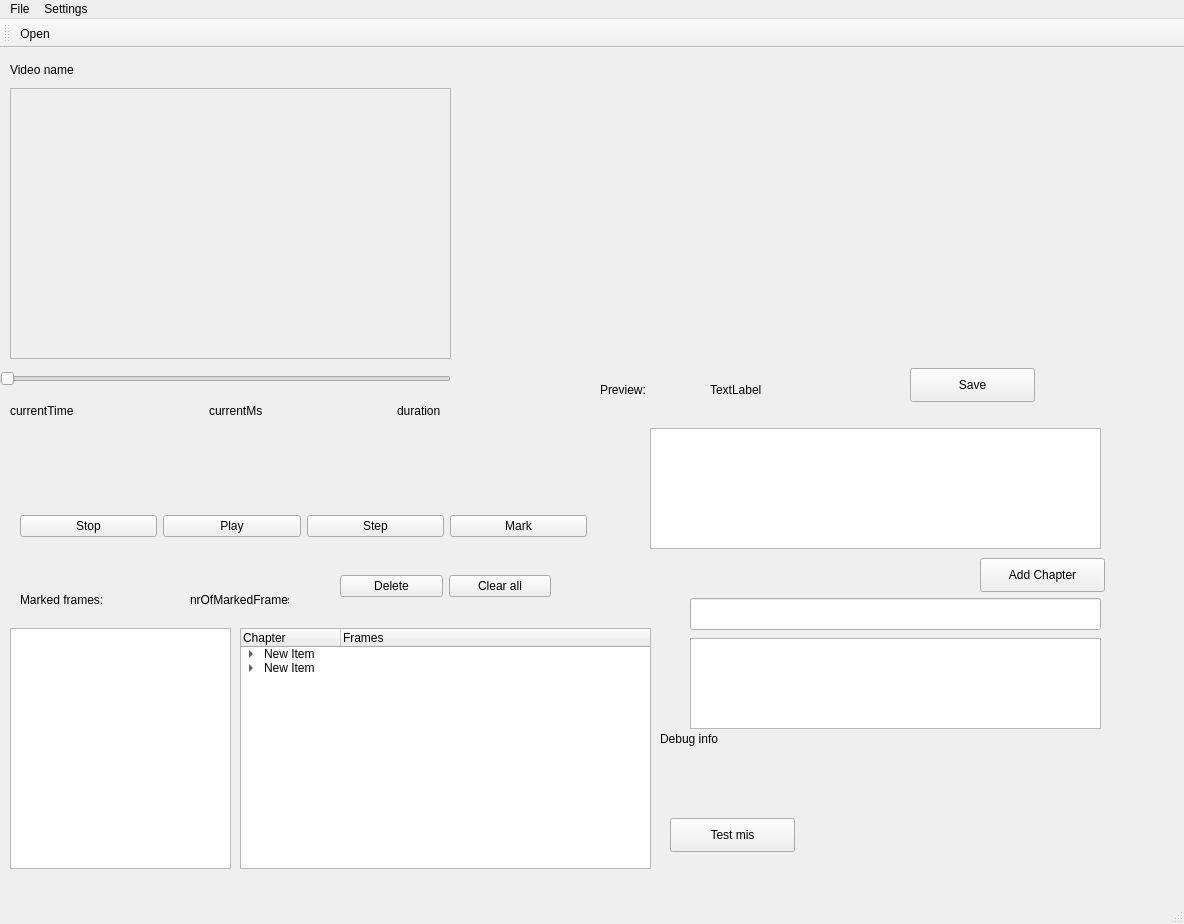
<?xml version="1.0" encoding="UTF-8"?>
<ui version="4.0">
 <class>MainWindow</class>
 <widget class="QMainWindow" name="MainWindow">
  <property name="geometry">
   <rect>
    <x>0</x>
    <y>0</y>
    <width>1184</width>
    <height>924</height>
   </rect>
  </property>
  <property name="windowTitle">
   <string>MainWindow</string>
  </property>
  <widget class="QWidget" name="centralwidget">
   <widget class="QLabel" name="nrOfMarkedFrames">
    <property name="geometry">
     <rect>
      <x>190</x>
      <y>540</y>
      <width>99</width>
      <height>24</height>
     </rect>
    </property>
    <property name="text">
     <string>nrOfMarkedFrames</string>
    </property>
   </widget>
   <widget class="QTreeWidget" name="marksTreeWidget">
    <property name="geometry">
     <rect>
      <x>240</x>
      <y>580</y>
      <width>411</width>
      <height>241</height>
     </rect>
    </property>
    <property name="itemsExpandable">
     <bool>true</bool>
    </property>
    <property name="expandsOnDoubleClick">
     <bool>true</bool>
    </property>
    <column>
     <property name="text">
      <string>Chapter</string>
     </property>
    </column>
    <column>
     <property name="text">
      <string>Frames</string>
     </property>
    </column>
    <item>
     <property name="text">
      <string>New Item</string>
     </property>
     <item>
      <property name="text">
       <string>New Subitem</string>
      </property>
     </item>
    </item>
    <item>
     <property name="text">
      <string>New Item</string>
     </property>
     <property name="text">
      <string/>
     </property>
     <item>
      <property name="text">
       <string>New Subitem</string>
      </property>
      <property name="text">
       <string/>
      </property>
     </item>
    </item>
   </widget>
   <widget class="QFrame" name="videoFrame">
    <property name="geometry">
     <rect>
      <x>10</x>
      <y>40</y>
      <width>441</width>
      <height>271</height>
     </rect>
    </property>
    <property name="frameShape">
     <enum>QFrame::StyledPanel</enum>
    </property>
    <property name="frameShadow">
     <enum>QFrame::Raised</enum>
    </property>
   </widget>
   <widget class="QWidget" name="layoutWidget">
    <property name="geometry">
     <rect>
      <x>20</x>
      <y>460</y>
      <width>567</width>
      <height>36</height>
     </rect>
    </property>
    <layout class="QHBoxLayout" name="horizontalLayout">
     <item>
      <widget class="QPushButton" name="pushButtonStop">
       <property name="text">
        <string>Stop</string>
       </property>
      </widget>
     </item>
     <item>
      <widget class="QPushButton" name="pushButtonPlayPause">
       <property name="text">
        <string>Play</string>
       </property>
       <property name="shortcut">
        <string comment=" ">Space</string>
       </property>
      </widget>
     </item>
     <item>
      <widget class="QPushButton" name="pushButtonStep">
       <property name="text">
        <string>Step</string>
       </property>
       <property name="shortcut">
        <string>.</string>
       </property>
      </widget>
     </item>
     <item>
      <widget class="QPushButton" name="pushButtonMark">
       <property name="text">
        <string>Mark</string>
       </property>
       <property name="shortcut">
        <string>M</string>
       </property>
      </widget>
     </item>
    </layout>
   </widget>
   <widget class="QLabel" name="videoName">
    <property name="geometry">
     <rect>
      <x>10</x>
      <y>10</y>
      <width>961</width>
      <height>24</height>
     </rect>
    </property>
    <property name="text">
     <string>Video name</string>
    </property>
   </widget>
   <widget class="QPushButton" name="pushButtonTest">
    <property name="geometry">
     <rect>
      <x>670</x>
      <y>770</y>
      <width>125</width>
      <height>34</height>
     </rect>
    </property>
    <property name="text">
     <string>Test mis</string>
    </property>
   </widget>
   <widget class="QListWidget" name="marksListWidget">
    <property name="geometry">
     <rect>
      <x>10</x>
      <y>580</y>
      <width>221</width>
      <height>241</height>
     </rect>
    </property>
   </widget>
   <widget class="QLabel" name="label">
    <property name="geometry">
     <rect>
      <x>20</x>
      <y>540</y>
      <width>171</width>
      <height>24</height>
     </rect>
    </property>
    <property name="text">
     <string>Marked frames:</string>
    </property>
   </widget>
   <widget class="QLabel" name="labelDebugInfo">
    <property name="geometry">
     <rect>
      <x>660</x>
      <y>680</y>
      <width>441</width>
      <height>21</height>
     </rect>
    </property>
    <property name="text">
     <string>Debug info</string>
    </property>
   </widget>
   <widget class="QPushButton" name="pushButtonSave">
    <property name="geometry">
     <rect>
      <x>910</x>
      <y>320</y>
      <width>125</width>
      <height>34</height>
     </rect>
    </property>
    <property name="text">
     <string>Save</string>
    </property>
    <property name="shortcut">
     <string>Ctrl+S</string>
    </property>
   </widget>
   <widget class="QLabel" name="label_2">
    <property name="geometry">
     <rect>
      <x>600</x>
      <y>330</y>
      <width>91</width>
      <height>24</height>
     </rect>
    </property>
    <property name="text">
     <string>Preview:</string>
    </property>
   </widget>
   <widget class="QLabel" name="labelImageGeometry">
    <property name="geometry">
     <rect>
      <x>710</x>
      <y>330</y>
      <width>99</width>
      <height>24</height>
     </rect>
    </property>
    <property name="text">
     <string>TextLabel</string>
    </property>
   </widget>
   <widget class="QLabel" name="labelMontageArea">
    <property name="geometry">
     <rect>
      <x>610</x>
      <y>20</y>
      <width>431</width>
      <height>241</height>
     </rect>
    </property>
    <property name="text">
     <string/>
    </property>
   </widget>
   <widget class="QSlider" name="sliderVideoPosition">
    <property name="geometry">
     <rect>
      <x>0</x>
      <y>320</y>
      <width>451</width>
      <height>22</height>
     </rect>
    </property>
    <property name="orientation">
     <enum>Qt::Horizontal</enum>
    </property>
   </widget>
   <widget class="QWidget" name="layoutWidget">
    <property name="geometry">
     <rect>
      <x>340</x>
      <y>520</y>
      <width>211</width>
      <height>36</height>
     </rect>
    </property>
    <layout class="QHBoxLayout" name="horizontalLayout_2">
     <item>
      <widget class="QPushButton" name="pushButtonDeleteMark">
       <property name="text">
        <string>Delete</string>
       </property>
       <property name="shortcut">
        <string>Del</string>
       </property>
      </widget>
     </item>
     <item>
      <widget class="QPushButton" name="pushButtonClearMarks">
       <property name="text">
        <string>Clear all</string>
       </property>
      </widget>
     </item>
    </layout>
   </widget>
   <widget class="QWidget" name="layoutWidget">
    <property name="geometry">
     <rect>
      <x>10</x>
      <y>350</y>
      <width>431</width>
      <height>26</height>
     </rect>
    </property>
    <layout class="QHBoxLayout" name="horizontalLayout_3">
     <item>
      <widget class="QLabel" name="currentTime">
       <property name="text">
        <string>currentTime</string>
       </property>
      </widget>
     </item>
     <item>
      <spacer name="horizontalSpacer">
       <property name="orientation">
        <enum>Qt::Horizontal</enum>
       </property>
       <property name="sizeHint" stdset="0">
        <size>
         <width>40</width>
         <height>20</height>
        </size>
       </property>
      </spacer>
     </item>
     <item>
      <widget class="QLabel" name="currentTimeMs">
       <property name="text">
        <string>currentMs</string>
       </property>
      </widget>
     </item>
     <item>
      <spacer name="horizontalSpacer_2">
       <property name="orientation">
        <enum>Qt::Horizontal</enum>
       </property>
       <property name="sizeHint" stdset="0">
        <size>
         <width>40</width>
         <height>20</height>
        </size>
       </property>
      </spacer>
     </item>
     <item>
      <widget class="QLabel" name="videoDuration">
       <property name="text">
        <string>duration</string>
       </property>
      </widget>
     </item>
    </layout>
   </widget>
   <widget class="QPushButton" name="buttonAddChapter">
    <property name="geometry">
     <rect>
      <x>980</x>
      <y>510</y>
      <width>125</width>
      <height>34</height>
     </rect>
    </property>
    <property name="text">
     <string>Add Chapter</string>
    </property>
   </widget>
   <widget class="QLineEdit" name="lineEditChapterTitel">
    <property name="geometry">
     <rect>
      <x>690</x>
      <y>550</y>
      <width>411</width>
      <height>32</height>
     </rect>
    </property>
   </widget>
   <widget class="QListWidget" name="listChapters">
    <property name="geometry">
     <rect>
      <x>650</x>
      <y>380</y>
      <width>451</width>
      <height>121</height>
     </rect>
    </property>
   </widget>
   <widget class="QPlainTextEdit" name="textEditChapterDescription">
    <property name="geometry">
     <rect>
      <x>690</x>
      <y>590</y>
      <width>411</width>
      <height>91</height>
     </rect>
    </property>
   </widget>
  </widget>
  <widget class="QMenuBar" name="menubar">
   <property name="geometry">
    <rect>
     <x>0</x>
     <y>0</y>
     <width>1184</width>
     <height>29</height>
    </rect>
   </property>
   <widget class="QMenu" name="menuFile">
    <property name="title">
     <string>File</string>
    </property>
    <addaction name="actionFileOpen"/>
   </widget>
   <widget class="QMenu" name="menuSettings">
    <property name="title">
     <string>Settings</string>
    </property>
   </widget>
   <addaction name="menuFile"/>
   <addaction name="menuSettings"/>
  </widget>
  <widget class="QStatusBar" name="statusbar"/>
  <widget class="QToolBar" name="toolBar">
   <property name="windowTitle">
    <string>toolBar</string>
   </property>
   <attribute name="toolBarArea">
    <enum>TopToolBarArea</enum>
   </attribute>
   <attribute name="toolBarBreak">
    <bool>false</bool>
   </attribute>
   <addaction name="actionOpen"/>
  </widget>
  <action name="actionOpen">
   <property name="enabled">
    <bool>true</bool>
   </property>
   <property name="text">
    <string>Open</string>
   </property>
  </action>
  <action name="actionFileOpen">
   <property name="text">
    <string>Open</string>
   </property>
  </action>
 </widget>
 <resources/>
 <connections/>
</ui>
